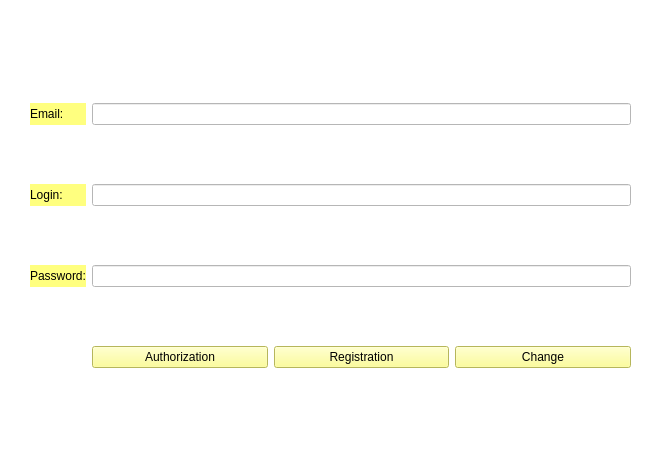
<?xml version="1.0" encoding="UTF-8"?>
<ui version="4.0">
 <class>authorization</class>
 <widget class="QWidget" name="authorization">
  <property name="geometry">
   <rect>
    <x>0</x>
    <y>0</y>
    <width>668</width>
    <height>460</height>
   </rect>
  </property>
  <property name="windowTitle">
   <string>Form</string>
  </property>
  <property name="styleSheet">
   <string notr="true">background-color: rgb(255, 255, 255)</string>
  </property>
  <widget class="QWidget" name="gridLayoutWidget">
   <property name="geometry">
    <rect>
     <x>30</x>
     <y>50</y>
     <width>601</width>
     <height>371</height>
    </rect>
   </property>
   <layout class="QGridLayout" name="gridLayout_2">
    <item row="1" column="2">
     <widget class="QLineEdit" name="lineEdit_login">
      <property name="styleSheet">
       <string notr="true">font: 700 14pt &quot;Times New Roman&quot;;
color: rgb(0, 0, 0);
background-color: rgb(255, 255, 255);
</string>
      </property>
      <property name="text">
       <string/>
      </property>
     </widget>
    </item>
    <item row="0" column="2">
     <widget class="QLineEdit" name="lineEdit_email">
      <property name="styleSheet">
       <string notr="true">font: 700 14pt &quot;Times New Roman&quot;;
color: rgb(0, 0, 0);
background-color: rgb(255, 255, 255);
</string>
      </property>
     </widget>
    </item>
    <item row="2" column="2">
     <widget class="QLineEdit" name="lineEdit_password">
      <property name="styleSheet">
       <string notr="true">font: 700 14pt &quot;Times New Roman&quot;;
color: rgb(0, 0, 0);
background-color: rgb(255, 255, 255);
</string>
      </property>
      <property name="text">
       <string/>
      </property>
     </widget>
    </item>
    <item row="2" column="0">
     <widget class="QLabel" name="label_password">
      <property name="styleSheet">
       <string notr="true">font: 700 14pt &quot;Times New Roman&quot;;
color: rgb(0, 0, 0);
background: rgb(255, 255, 127)</string>
      </property>
      <property name="text">
       <string>Password:</string>
      </property>
     </widget>
    </item>
    <item row="3" column="2">
     <layout class="QHBoxLayout" name="horizontalLayout_6">
      <property name="leftMargin">
       <number>0</number>
      </property>
      <item>
       <widget class="QPushButton" name="pushButton_authorization">
        <property name="styleSheet">
         <string notr="true">font: 700 14pt &quot;Times New Roman&quot;;
color: rgb(0, 0, 0);
background: rgb(255, 255, 127)</string>
        </property>
        <property name="text">
         <string>Authorization</string>
        </property>
       </widget>
      </item>
      <item>
       <widget class="QPushButton" name="pushButton_registration">
        <property name="styleSheet">
         <string notr="true">font: 700 14pt &quot;Times New Roman&quot;;
color: rgb(0, 0, 0);
background: rgb(255, 255, 127)</string>
        </property>
        <property name="text">
         <string>Registration</string>
        </property>
       </widget>
      </item>
      <item>
       <widget class="QPushButton" name="pushButton_change">
        <property name="styleSheet">
         <string notr="true">font: 700 14pt &quot;Times New Roman&quot;;
color: rgb(0, 0, 0);
background: rgb(255, 255, 127)</string>
        </property>
        <property name="text">
         <string>Change</string>
        </property>
       </widget>
      </item>
     </layout>
    </item>
    <item row="1" column="0">
     <widget class="QLabel" name="label_login">
      <property name="styleSheet">
       <string notr="true">font: 700 14pt &quot;Times New Roman&quot;;
color: rgb(0, 0, 0);
background: rgb(255, 255, 127)</string>
      </property>
      <property name="text">
       <string>Login:</string>
      </property>
     </widget>
    </item>
    <item row="0" column="0">
     <widget class="QLabel" name="label_email">
      <property name="styleSheet">
       <string notr="true">font: 700 14pt &quot;Times New Roman&quot;;
color: rgb(0, 0, 0);
background: rgb(255, 255, 127)</string>
      </property>
      <property name="text">
       <string>Email:</string>
      </property>
     </widget>
    </item>
   </layout>
  </widget>
 </widget>
 <resources/>
 <connections/>
</ui>
